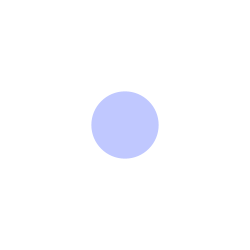
Frame 1 (no input)
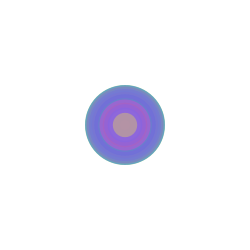
Frame 60 (the mouse pressed at the canvas centre just before this capture)
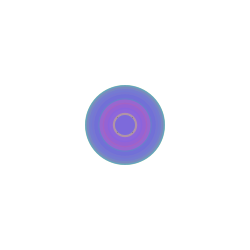
Frame 120 (the mouse held since frame 60 and released just before this capture)

The Processing sketch that drew these frames (run headless with seeded random() and noise(); from frame 60 on, the mouse is pressed at the canvas centre):

// Processing sketch: processing_24448
// ── processing_24448.pde

// argu sagturk's variation of Shiffman's multiples


int counter;

void setup() {  //setup function called initially, only once
  size(250, 250);
  background(255);  //set background white
  colorMode(HSB);   //set colors to Hue, Saturation, Brightness mode
  counter = 0;
}

void draw() {  //draw function loops 
  counter++;
  noStroke();
  fill(random(255),200,255,80);
  
  if(mousePressed == true) { //add some interaction
    ellipse(mouseX, mouseY, 20, 20);
  }
  else {
    ellipse(width/2, height/2, 80*sin(counter), 80*sin(counter));
  }
}
// The Boid class
 
class Boid {
 
  PVector loc;
  PVector vel;
  PVector acc;
  float r;
  float maxforce;    // Maximum steering force
  float maxspeed;    // Maximum speed
 
    Boid(PVector l, float ms, float mf) {
    acc = new PVector(0,0);
    vel = new PVector(random(-1,1),random(-1,1));
    loc = l.get();
    r = 4.0;
    maxspeed = ms*6;
    maxforce = mf;
  }
 
  void run(ArrayList boids) {
    flock(boids);
    update();
    borders();
    render();
  }
 
  // We accumulate a new acceleration each time based on three rules
  void flock(ArrayList boids) {
    PVector sep = separate(boids);   // Separation
    PVector ali = align(boids);      // Alignment
    PVector coh = cohesion(boids);   // Cohesion
    // Arbitrarily weight these forces
    sep.mult(1.5);
    ali.mult(1.0);
    coh.mult(1.0);
    // Add the force vectors to acceleration
    acc.add(sep);
    acc.add(ali);
    acc.add(coh);
  }
 
  // Method to update location
  void update() {
    // Update velocity
    vel.add(acc);
    // Limit speed
    vel.limit(maxspeed);
    loc.add(vel);
    // Reset accelertion to 0 each cycle
    acc.mult(0);
  }
 
  void seek(PVector target) {
    acc.add(steer(target,false));
  }
 
  void arrive(PVector target) {
    acc.add(steer(target,true));
  }
 
  // A method that calculates a steering vector towards a target
  // Takes a second argument, if true, it slows down as it approaches the target
  PVector steer(PVector target, boolean slowdown) {
    PVector steer;  // The steering vector
    PVector desired = target.sub(target,loc);  // A vector pointing from the location to the target
    float d = desired.mag(); // Distance from the target is the magnitude of the vector
    // If the distance is greater than 0, calc steering (otherwise return zero vector)
    if (d > 0) {
      // Normalize desired
      desired.normalize();
      // Two options for desired vector magnitude (1 -- based on distance, 2 -- maxspeed)
      if ((slowdown) && (d < 100.0)) desired.mult(maxspeed*(d/100.0)); // This damping is somewhat arbitrary
      else desired.mult(maxspeed);
      // Steering = Desired minus Velocity
      steer = target.sub(desired,vel);
      steer.limit(maxforce);  // Limit to maximum steering force
    }
    else {
      steer = new PVector(0,0);
    }
    return steer;
  }
 
  void render() {
    // Draw a triangle rotated in the direction of velocity
    float theta = vel.heading2D() + PI/2;
      float fc=random(5,17);
      float cc=random(15,105);
    fill(cc,240);
    stroke(0);
    pushMatrix();
    translate(loc.x,loc.y);
    rotate(theta);
    beginShape(TRIANGLES);
   ellipse(-1/2*r, r*2.2,2,12);
    ellipse(-0.1*r, r*2,fc,4);
    //ellipse(-0.1*r, r*2,2,4);
   //ellipse(r, r*2,15,3);
    endShape();
    popMatrix();
  }
 
  // Wraparound
  void borders() {
    if (loc.x < -r) loc.x = width+r;
    if (loc.y < -r) loc.y = height+r;
    if (loc.x > width+r) loc.x = -r;
    if (loc.y > height+r) loc.y = -r;
  }
 
  // Separation
  // Method checks for nearby boids and steers away
  PVector separate (ArrayList boids) {
    float desiredseparation = 20.0;
    PVector steer = new PVector(0,0,0);
    int count = 0;
    // For every boid in the system, check if it's too close
    for (int i = 0 ; i < boids.size(); i++) {
      Boid other = (Boid) boids.get(i);
      float d = PVector.dist(loc,other.loc);
      // If the distance is greater than 0 and less than an arbitrary amount (0 when you are yourself)
      if ((d > 0) && (d < desiredseparation)) {
        // Calculate vector pointing away from neighbor
        PVector diff = PVector.sub(loc,other.loc);
        diff.normalize();
        diff.div(d);        // Weight by distance
        steer.add(diff);
        count++;            // Keep track of how many
      }
    }
    // Average -- divide by how many
    if (count > 0) {
      steer.div((float)count);
    }
 
    // As long as the vector is greater than 0
    if (steer.mag() > 0) {
      // Implement Reynolds: Steering = Desired - Velocity
      steer.normalize();
      steer.mult(maxspeed);
      steer.sub(vel);
      steer.limit(maxforce);
    }
    return steer;
  }
 
  // Alignment
  // For every nearby boid in the system, calculate the average velocity
  PVector align (ArrayList boids) {
    float neighbordist = 25.0;
    PVector steer = new PVector(0,0,0);
    int count = 0;
    for (int i = 0 ; i < boids.size(); i++) {
      Boid other = (Boid) boids.get(i);
      float d = PVector.dist(loc,other.loc);
      if ((d > 0) && (d < neighbordist)) {
        steer.add(other.vel);
        count++;
      }
    }
    if (count > 0) {
      steer.div((float)count);
    }
 
    // As long as the vector is greater than 0
    if (steer.mag() > 0) {
      // Implement Reynolds: Steering = Desired - Velocity
      steer.normalize();
      steer.mult(maxspeed);
      steer.sub(vel);
      steer.limit(maxforce);
    }
    return steer;
  }
 
  // Cohesion
  // For the average location (i.e. center) of all nearby boids, calculate steering vector towards that location
  PVector cohesion (ArrayList boids) {
    float neighbordist = 25.0;
    PVector sum = new PVector(0,0);   // Start with empty vector to accumulate all locations
    int count = 0;
    for (int i = 0 ; i < boids.size(); i++) {
      Boid other = (Boid) boids.get(i);
      float d = loc.dist(other.loc);
      if ((d > 0) && (d < neighbordist)) {
        sum.add(other.loc); // Add location
        count++;
      }
    }
    if (count > 0) {
      sum.div((float)count);
      return steer(sum,false);  // Steer towards the location
    }
    return sum;
  }
}

                
                
